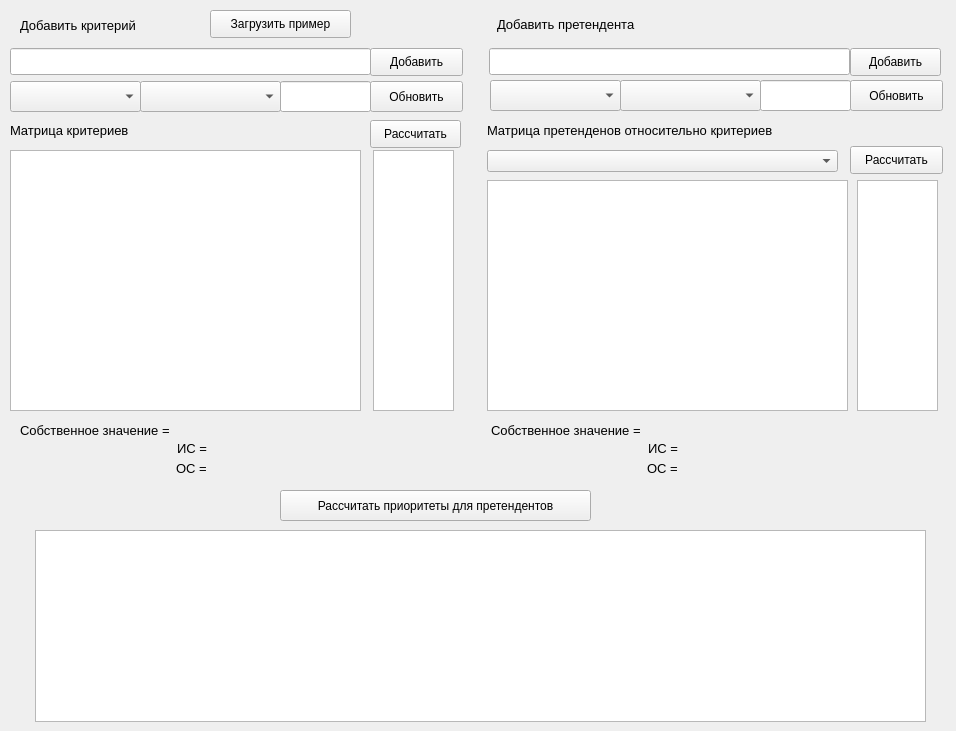
<?xml version="1.0" encoding="UTF-8"?>
<ui version="4.0">
 <class>MainWindow</class>
 <widget class="QMainWindow" name="MainWindow">
  <property name="geometry">
   <rect>
    <x>0</x>
    <y>0</y>
    <width>956</width>
    <height>731</height>
   </rect>
  </property>
  <property name="windowTitle">
   <string>HierarchyAnalysisMatrix</string>
  </property>
  <widget class="QWidget" name="centralwidget">
   <widget class="QTableWidget" name="table_feature">
    <property name="geometry">
     <rect>
      <x>10</x>
      <y>150</y>
      <width>351</width>
      <height>261</height>
     </rect>
    </property>
   </widget>
   <widget class="QPushButton" name="btn_add_feature">
    <property name="geometry">
     <rect>
      <x>370</x>
      <y>48</y>
      <width>93</width>
      <height>28</height>
     </rect>
    </property>
    <property name="font">
     <font>
      <pointsize>9</pointsize>
     </font>
    </property>
    <property name="text">
     <string>Добавить</string>
    </property>
   </widget>
   <widget class="QLineEdit" name="text_editor_feature">
    <property name="geometry">
     <rect>
      <x>10</x>
      <y>48</y>
      <width>361</width>
      <height>27</height>
     </rect>
    </property>
    <property name="font">
     <font>
      <pointsize>9</pointsize>
     </font>
    </property>
   </widget>
   <widget class="QLabel" name="label">
    <property name="geometry">
     <rect>
      <x>20</x>
      <y>15</y>
      <width>171</width>
      <height>21</height>
     </rect>
    </property>
    <property name="font">
     <font>
      <pointsize>10</pointsize>
     </font>
    </property>
    <property name="text">
     <string>Добавить критерий</string>
    </property>
   </widget>
   <widget class="QPushButton" name="btn_add_example">
    <property name="geometry">
     <rect>
      <x>850</x>
      <y>48</y>
      <width>91</width>
      <height>28</height>
     </rect>
    </property>
    <property name="font">
     <font>
      <pointsize>9</pointsize>
     </font>
    </property>
    <property name="text">
     <string>Добавить</string>
    </property>
   </widget>
   <widget class="QLineEdit" name="text_editor_example">
    <property name="geometry">
     <rect>
      <x>489</x>
      <y>48</y>
      <width>361</width>
      <height>27</height>
     </rect>
    </property>
    <property name="font">
     <font>
      <pointsize>9</pointsize>
     </font>
    </property>
   </widget>
   <widget class="QLabel" name="label_2">
    <property name="geometry">
     <rect>
      <x>497</x>
      <y>14</y>
      <width>191</width>
      <height>21</height>
     </rect>
    </property>
    <property name="font">
     <font>
      <pointsize>10</pointsize>
     </font>
    </property>
    <property name="text">
     <string>Добавить претендента</string>
    </property>
   </widget>
   <widget class="QTableWidget" name="table_example_by_feature">
    <property name="geometry">
     <rect>
      <x>487</x>
      <y>180</y>
      <width>361</width>
      <height>231</height>
     </rect>
    </property>
   </widget>
   <widget class="QLabel" name="label_3">
    <property name="geometry">
     <rect>
      <x>10</x>
      <y>120</y>
      <width>191</width>
      <height>21</height>
     </rect>
    </property>
    <property name="font">
     <font>
      <pointsize>10</pointsize>
     </font>
    </property>
    <property name="text">
     <string>Матрица критериев</string>
    </property>
   </widget>
   <widget class="QComboBox" name="list_features">
    <property name="geometry">
     <rect>
      <x>487</x>
      <y>150</y>
      <width>351</width>
      <height>22</height>
     </rect>
    </property>
    <property name="font">
     <font>
      <pointsize>10</pointsize>
     </font>
    </property>
   </widget>
   <widget class="QLabel" name="label_4">
    <property name="geometry">
     <rect>
      <x>487</x>
      <y>120</y>
      <width>381</width>
      <height>21</height>
     </rect>
    </property>
    <property name="font">
     <font>
      <pointsize>10</pointsize>
     </font>
    </property>
    <property name="text">
     <string>Матрица претенденов относительно критериев</string>
    </property>
   </widget>
   <widget class="QLabel" name="label_5">
    <property name="geometry">
     <rect>
      <x>20</x>
      <y>420</y>
      <width>201</width>
      <height>21</height>
     </rect>
    </property>
    <property name="font">
     <font>
      <pointsize>10</pointsize>
     </font>
    </property>
    <property name="text">
     <string>Собственное значение =</string>
    </property>
   </widget>
   <widget class="QLabel" name="label_6">
    <property name="geometry">
     <rect>
      <x>177</x>
      <y>440</y>
      <width>41</width>
      <height>16</height>
     </rect>
    </property>
    <property name="font">
     <font>
      <pointsize>10</pointsize>
     </font>
    </property>
    <property name="text">
     <string>ИС =</string>
    </property>
   </widget>
   <widget class="QLabel" name="label_7">
    <property name="geometry">
     <rect>
      <x>176</x>
      <y>460</y>
      <width>41</width>
      <height>16</height>
     </rect>
    </property>
    <property name="font">
     <font>
      <pointsize>10</pointsize>
     </font>
    </property>
    <property name="text">
     <string>ОС =</string>
    </property>
   </widget>
   <widget class="QLabel" name="lbl_eigen_value_feature">
    <property name="geometry">
     <rect>
      <x>220</x>
      <y>420</y>
      <width>91</width>
      <height>21</height>
     </rect>
    </property>
    <property name="font">
     <font>
      <pointsize>10</pointsize>
     </font>
    </property>
    <property name="text">
     <string/>
    </property>
   </widget>
   <widget class="QLabel" name="lbl_concord_index_feature">
    <property name="geometry">
     <rect>
      <x>220</x>
      <y>438</y>
      <width>91</width>
      <height>21</height>
     </rect>
    </property>
    <property name="font">
     <font>
      <pointsize>10</pointsize>
     </font>
    </property>
    <property name="text">
     <string/>
    </property>
   </widget>
   <widget class="QLabel" name="lbl_concord_estimate_feature">
    <property name="geometry">
     <rect>
      <x>220</x>
      <y>457</y>
      <width>91</width>
      <height>21</height>
     </rect>
    </property>
    <property name="font">
     <font>
      <pointsize>10</pointsize>
     </font>
    </property>
    <property name="text">
     <string/>
    </property>
   </widget>
   <widget class="QLabel" name="lbl_eigen_value_example">
    <property name="geometry">
     <rect>
      <x>691</x>
      <y>420</y>
      <width>91</width>
      <height>21</height>
     </rect>
    </property>
    <property name="font">
     <font>
      <pointsize>10</pointsize>
     </font>
    </property>
    <property name="text">
     <string/>
    </property>
   </widget>
   <widget class="QLabel" name="label_8">
    <property name="geometry">
     <rect>
      <x>491</x>
      <y>420</y>
      <width>201</width>
      <height>21</height>
     </rect>
    </property>
    <property name="font">
     <font>
      <pointsize>10</pointsize>
     </font>
    </property>
    <property name="text">
     <string>Собственное значение =</string>
    </property>
   </widget>
   <widget class="QLabel" name="lbl_concord_estimate_example">
    <property name="geometry">
     <rect>
      <x>691</x>
      <y>457</y>
      <width>91</width>
      <height>21</height>
     </rect>
    </property>
    <property name="font">
     <font>
      <pointsize>10</pointsize>
     </font>
    </property>
    <property name="text">
     <string/>
    </property>
   </widget>
   <widget class="QLabel" name="label_9">
    <property name="geometry">
     <rect>
      <x>648</x>
      <y>440</y>
      <width>41</width>
      <height>16</height>
     </rect>
    </property>
    <property name="font">
     <font>
      <pointsize>10</pointsize>
     </font>
    </property>
    <property name="text">
     <string>ИС =</string>
    </property>
   </widget>
   <widget class="QLabel" name="lbl_concord_index_example">
    <property name="geometry">
     <rect>
      <x>691</x>
      <y>438</y>
      <width>91</width>
      <height>21</height>
     </rect>
    </property>
    <property name="font">
     <font>
      <pointsize>10</pointsize>
     </font>
    </property>
    <property name="text">
     <string/>
    </property>
   </widget>
   <widget class="QLabel" name="label_10">
    <property name="geometry">
     <rect>
      <x>647</x>
      <y>460</y>
      <width>41</width>
      <height>16</height>
     </rect>
    </property>
    <property name="font">
     <font>
      <pointsize>10</pointsize>
     </font>
    </property>
    <property name="text">
     <string>ОС =</string>
    </property>
   </widget>
   <widget class="QPushButton" name="btn_calc_feature_priority">
    <property name="geometry">
     <rect>
      <x>370</x>
      <y>120</y>
      <width>91</width>
      <height>28</height>
     </rect>
    </property>
    <property name="font">
     <font>
      <pointsize>9</pointsize>
     </font>
    </property>
    <property name="text">
     <string>Рассчитать</string>
    </property>
   </widget>
   <widget class="QPushButton" name="btn_calc_example_priority_by_feature">
    <property name="geometry">
     <rect>
      <x>850</x>
      <y>146</y>
      <width>93</width>
      <height>28</height>
     </rect>
    </property>
    <property name="font">
     <font>
      <pointsize>9</pointsize>
     </font>
    </property>
    <property name="text">
     <string>Рассчитать</string>
    </property>
   </widget>
   <widget class="QPushButton" name="btn_calc_example_priotity">
    <property name="geometry">
     <rect>
      <x>280</x>
      <y>490</y>
      <width>311</width>
      <height>31</height>
     </rect>
    </property>
    <property name="font">
     <font>
      <pointsize>9</pointsize>
     </font>
    </property>
    <property name="text">
     <string>Рассчитать приоритеты для претендентов</string>
    </property>
   </widget>
   <widget class="QComboBox" name="cb_feature_1">
    <property name="geometry">
     <rect>
      <x>10</x>
      <y>81</y>
      <width>131</width>
      <height>31</height>
     </rect>
    </property>
    <property name="font">
     <font>
      <pointsize>10</pointsize>
     </font>
    </property>
   </widget>
   <widget class="QComboBox" name="cb_feature_2">
    <property name="geometry">
     <rect>
      <x>140</x>
      <y>81</y>
      <width>141</width>
      <height>31</height>
     </rect>
    </property>
    <property name="font">
     <font>
      <pointsize>10</pointsize>
     </font>
    </property>
   </widget>
   <widget class="QLineEdit" name="text_editor_feature_priority">
    <property name="geometry">
     <rect>
      <x>280</x>
      <y>81</y>
      <width>91</width>
      <height>31</height>
     </rect>
    </property>
   </widget>
   <widget class="QPushButton" name="btn_set_feature_priority">
    <property name="geometry">
     <rect>
      <x>370</x>
      <y>81</y>
      <width>93</width>
      <height>31</height>
     </rect>
    </property>
    <property name="font">
     <font>
      <pointsize>9</pointsize>
     </font>
    </property>
    <property name="text">
     <string>Обновить</string>
    </property>
   </widget>
   <widget class="QComboBox" name="cb_example_1">
    <property name="geometry">
     <rect>
      <x>490</x>
      <y>80</y>
      <width>131</width>
      <height>31</height>
     </rect>
    </property>
    <property name="font">
     <font>
      <pointsize>10</pointsize>
     </font>
    </property>
   </widget>
   <widget class="QLineEdit" name="text_editor_example_priority">
    <property name="geometry">
     <rect>
      <x>760</x>
      <y>80</y>
      <width>91</width>
      <height>31</height>
     </rect>
    </property>
   </widget>
   <widget class="QComboBox" name="cb_example_2">
    <property name="geometry">
     <rect>
      <x>620</x>
      <y>80</y>
      <width>141</width>
      <height>31</height>
     </rect>
    </property>
    <property name="font">
     <font>
      <pointsize>10</pointsize>
     </font>
    </property>
   </widget>
   <widget class="QPushButton" name="btn_set_example_priority">
    <property name="geometry">
     <rect>
      <x>850</x>
      <y>80</y>
      <width>93</width>
      <height>31</height>
     </rect>
    </property>
    <property name="font">
     <font>
      <pointsize>9</pointsize>
     </font>
    </property>
    <property name="text">
     <string>Обновить</string>
    </property>
   </widget>
   <widget class="QTableWidget" name="table_feature_priorities">
    <property name="geometry">
     <rect>
      <x>373</x>
      <y>150</y>
      <width>81</width>
      <height>261</height>
     </rect>
    </property>
   </widget>
   <widget class="QTableWidget" name="table_example_priorities_by_deature">
    <property name="geometry">
     <rect>
      <x>857</x>
      <y>180</y>
      <width>81</width>
      <height>231</height>
     </rect>
    </property>
   </widget>
   <widget class="QTableWidget" name="table_example_priorities">
    <property name="geometry">
     <rect>
      <x>35</x>
      <y>530</y>
      <width>891</width>
      <height>192</height>
     </rect>
    </property>
   </widget>
   <widget class="QPushButton" name="btn_load">
    <property name="geometry">
     <rect>
      <x>210</x>
      <y>10</y>
      <width>141</width>
      <height>28</height>
     </rect>
    </property>
    <property name="text">
     <string>Загрузить пример</string>
    </property>
   </widget>
  </widget>
 </widget>
 <resources/>
 <connections/>
</ui>
